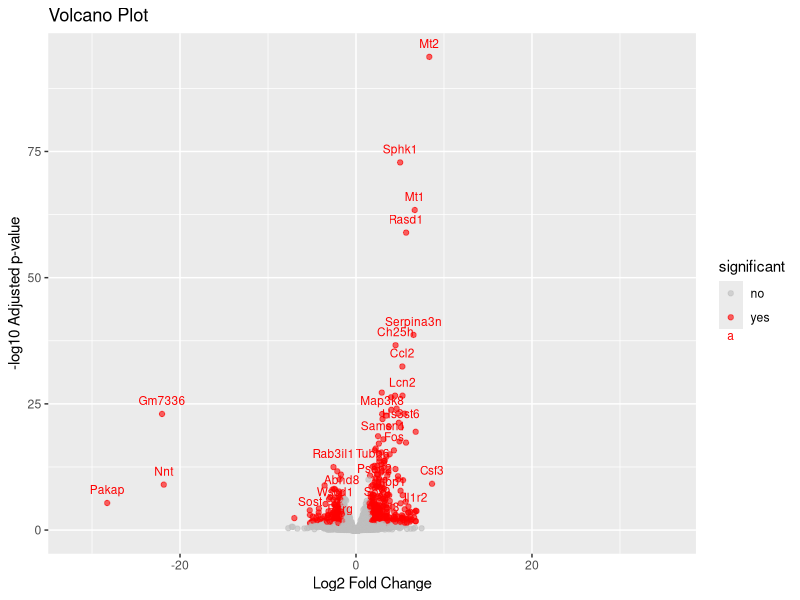
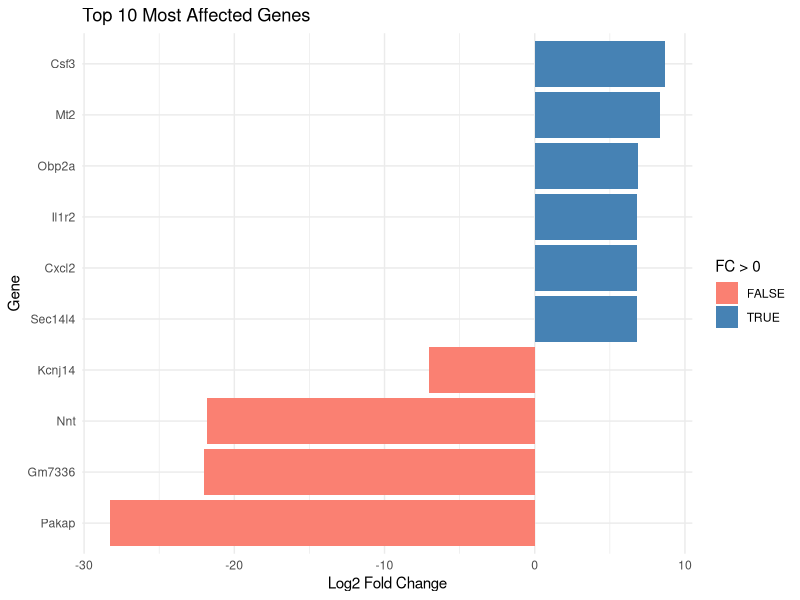

Source code (R) for these figures, in order:
## ---- chunk 1
#| message: false
#| error: false
#| warning: false

library(dplyr)
library(ggplot2)
library(tidyverse)

df <- read.table("FSIvsControlBead.csv", sep = ',')
## ---- chunk 2

fc_threshold <- 1
padj_threshold <- 0.05
## ---- chunk 3

df <- read.csv("FSIvsControlBead.csv", header = TRUE, check.names = TRUE)

colnames(df)

names(df)[names(df) == "B_FSI_vs_Ctrl_padj"] <- "padj"

names(df)[names(df) == "B_FSI_vs_Ctrl_log2FoldChange"] <- "FC"

print(names(df))

## ---- chunk 4
padj <- padj_threshold
FC <- fc_threshold

padj_threshold <- 0.05
fc_threshold <- 1.5
## ---- chunk 5
sig_genes <- df |> 
  filter(!is.na(padj)) |> 
  filter(padj < padj_threshold & abs(FC) > fc_threshold)

df <-df |>
mutate(significant = ifelse(!is.na(padj) & padj < padj_threshold & abs (FC) > fc_threshold, "yes", "no"))

## ---- chunk 6
library(ggplot2)

ggplot(df, aes(x = FC, y = -log10(padj), color = significant, label = symbol)) +
  geom_point(alpha = 0.6) +
  scale_color_manual(values = c("yes" = "red", "no" = "gray")) +
  labs(
    title = "Volcano Plot",
    x = "Log2 Fold Change",
    y = "-log10 Adjusted p-value") +
  geom_text(
    data = subset(df, significant == "yes"),
    vjust = -1,
    size = 3,
    check_overlap = TRUE)

## ---- chunk 7
top_genes <- sig_genes %>%
arrange(desc(abs(FC))) %>%
slice(1:10)

top_genes

ggplot(top_genes, aes(x = reorder(symbol, FC), y = FC, fill = FC > 0)) + geom_col() + coord_flip() + labs(title = "Top 10 Most Affected Genes", x = "Gene", y = "Log2 Fold Change") + scale_fill_manual(values = c("TRUE" = "steelblue", "FALSE" = "salmon")) + theme_minimal()
